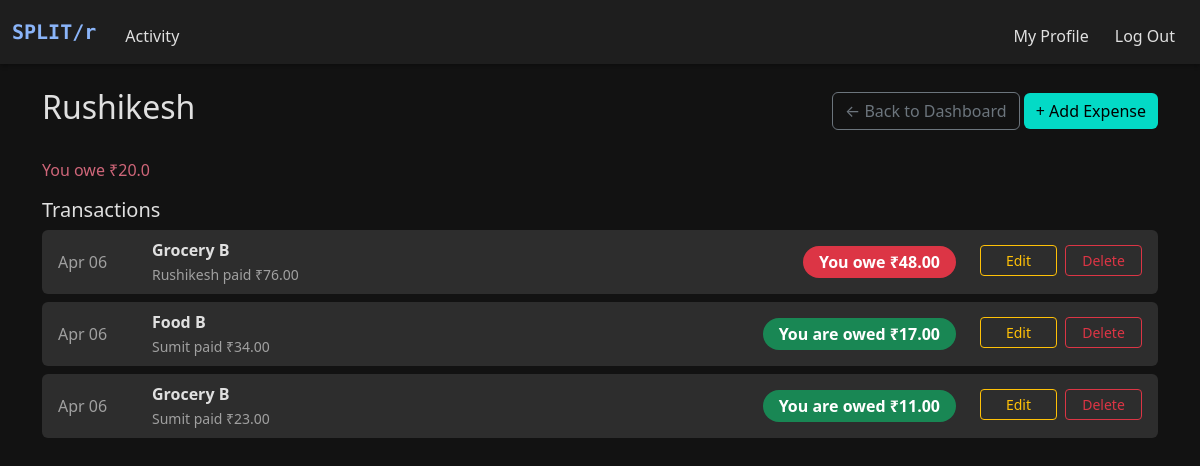
Screenshot of /friend/1 (signed in) with the database file from the repository.
### models.py (models this page shows)
class User(db.Model):
    __tablename__ = "users"
    id = db.Column(db.Integer, primary_key=True)
    name = db.Column(db.String(100), nullable=False)
    username = db.Column(db.String(50), unique=True, nullable=False)
    password = db.Column(db.String(200), nullable=False)

class Expense(db.Model):
    __tablename__ = "expenses"
    id = db.Column(db.Integer, primary_key=True)
    description = db.Column(db.String(120))
    amount = db.Column(db.Float)
    paid_by_id = db.Column(db.Integer, db.ForeignKey("users.id"))
    group_id = db.Column(db.Integer, db.ForeignKey("groups.id"), nullable=True)  # Optional
    timestamp = db.Column(db.DateTime, default=datetime.now)
    splits = db.relationship("ExpenseSplit", backref="expense", lazy=True)
    paid_by = db.relationship("User", foreign_keys=[paid_by_id])

class ExpenseSplit(db.Model):
    __tablename__ = "expense_split"
    id = db.Column(db.Integer, primary_key=True)
    expense_id = db.Column(db.Integer, db.ForeignKey("expenses.id"))
    user_id = db.Column(db.Integer, db.ForeignKey("users.id"))
    amount = db.Column(db.Float)

### app.py (the view)
@app.route("/friend/<int:friendship_id>")
@login_required
def friend_page(friendship_id):
    friendship = Friendship.query.get_or_404(friendship_id)
    current_user_id = session["user_id"]
    if not friendship.involves_user(current_user_id):
        flash("You do not have access to this friend.", "danger")
        return redirect("/")
    other_user = friendship.other_user(current_user_id)
    expenses = (
        Expense.query
        .filter_by(group_id=None)
        .filter(
            (Expense.paid_by_id == current_user_id) |
            (Expense.paid_by_id == other_user.id)
        )
        .order_by(Expense.timestamp.desc())
        .all()
    )
    filtered_expenses = []
    balance = 0.0
    for expense in expenses:
        user_ids_involved = {split.user_id for split in expense.splits}
        if {current_user_id, other_user.id}.issubset(user_ids_involved):
            filtered_expenses.append(expense)
            for split in expense.splits:
                if split.user_id == current_user_id:
                    balance -= split.amount
            if expense.paid_by_id == current_user_id:
                balance += expense.amount
    return render_template(
        "friend.html",
        friendship=friendship,
        other_user=other_user,
        expenses=filtered_expenses,
        balance=balance,
    )

### helper.py (called while the page is built)
def login_required(f):
    @wraps(f)
    def decorated_function(*args, **kwargs):
        if "user_id" not in session:
            flash("You must be logged in to view this page.", "danger")
            return redirect("/login")
        return f(*args, **kwargs)
    return decorated_function

### models.py (called while the page is built)
    def involves_user(self, user_id):
        return self.user1_id == user_id or self.user2_id == user_id

    def other_user(self, current_user_id):
        return self.user2 if self.user1_id == current_user_id else self.user1

### templates/friend.html (shortened to what this page needs)
{% extends "layout.html" %}
{% block main %}
<div class="container py-4">
    <div class="d-flex justify-content-between align-items-center mb-4">
        <h2>{{ other_user.name }}</h2>
        <div>
            <a href="/" class="btn btn-outline-secondary">← Back to Dashboard</a>
            <a href="{{ url_for('add_friend_expense', friendship_id=friendship.id) }}" class="btn btn-success">+ Add Expense</a>
        </div>
    </div>
    {% if balance < 0 %}
        <p class="text-danger-custom">You owe ₹{{ -balance | round(2) }}</p>
    {% elif balance > 0 %}
        <p class="text-success-custom">You are owed ₹{{ balance | round(2) }}</p>
    {% else %}
        <p class="text-muted-custom">All settled up!</p>
    {% endif %}
    <h5>Transactions</h5>
    {% if expenses %}
        <ul class="list-unstyled">
            {% for expense in expenses %}
                {% set is_payer = expense.paid_by_id == session["user_id"] %}
                {% set user_split = expense.splits | selectattr("user_id", "equalto", session["user_id"]) | list %}
                {% set you_owe = user_split[0].amount if user_split else 0 %}
                {% set payer_name = expense.paid_by.name if expense.paid_by else "Unknown" %}
                <li class="mb-2 px-3 py-2 rounded" style="background-color: var(--dark-tertiary);">
                    <div class="d-flex align-items-center justify-content-between flex-wrap gap-2">
                        <div class="text-muted-custom me-3" style="min-width: 70px; white-space: nowrap;">
                            {{ expense.timestamp.strftime('%b %d') }}
                        </div>
                        <div class="flex-grow-1 me-3">
                            <strong>{{ expense.description }}</strong><br>
                            <small class="text-muted-custom">{{ payer_name }} paid ₹{{ "%.2f"|format(expense.amount) }}</small>
                        </div>
                        <div class="text-center mx-3" style="white-space: nowrap;">
                            {% if is_payer %}
                                <span class="badge bg-success rounded-pill px-3 py-2 fs-6">
                                    You are owed ₹{{ "%.2f"|format(expense.amount - you_owe) }}
                                </span>
                            {% else %}
                                <span class="badge bg-danger rounded-pill px-3 py-2 fs-6">
                                    You owe ₹{{ "%.2f"|format(you_owe) }}
                                </span>
                            {% endif %}
                        </div>
                        <div class="row gx-2" style="min-width: 170px;">
                            <div class="col">
                                <a href="{{ url_for('edit_friend_expense', friend_id=friendship.id, expense_id=expense.id) }}"
                                class="btn btn-outline-warning btn-sm w-100 mb-1">Edit</a>
                            </div>
                            <div class="col">
                                <form action="{{ url_for('delete_friend_expense', friend_id=friendship.id, expense_id=expense.id) }}"
                                    method="POST" onsubmit="return confirm('Are you sure you want to delete this expense?');">
                                    <button type="submit" class="btn btn-outline-danger btn-sm w-100">Delete</button>
                                </form>
                            </div>
                        </div>
                    </div>
                </li>
            {% endfor %}
        </ul>
    {% else %}
        <p class="text-muted-custom">No expenses yet.</p>
    {% endif %}
</div>
{% endblock %}

### static/style.css (style rules this page uses)
:root { --dark-bg: #121212; --dark-secondary: #1e1e1e; --dark-tertiary: #2d2d2d; --text-primary: #e0e0e0; --text-secondary: #a0a0a0; --accent-color: #8ab4f8; --danger-color: #cf6679; --success-color: #03dac6; }
html, body { height: 100%; margin: 0; padding: 0; background-color: var(--dark-bg); color: var(--text-primary); display: flex; flex-direction: column; }
body { background-color: var(--dark-bg); color: var(--text-primary); min-height: 100vh; display: flex; flex-direction: column; }
.text-danger-custom { color: var(--danger-color) !important; }
.text-muted-custom { color: var(--text-secondary) !important; }
.btn-primary, .btn-danger, .btn-success { border: none; }
.btn-success { background-color: var(--success-color); color: #000; }

### rows the page displays
User: name "Rushikesh"
Expense: timestamp "Apr 06", description "Grocery B", amount "76.00"
ExpenseSplit: amount "48.00"
Expense: timestamp "Apr 06", description "Food B", amount "34.00", expense.amount-you_owe "17.00"
User: name "Sumit"
Expense: timestamp "Apr 06", description "Grocery B", amount "23.00", expense.amount-you_owe "11.00"

### other values shown
{{ balance | round(2) }} "20.0"
